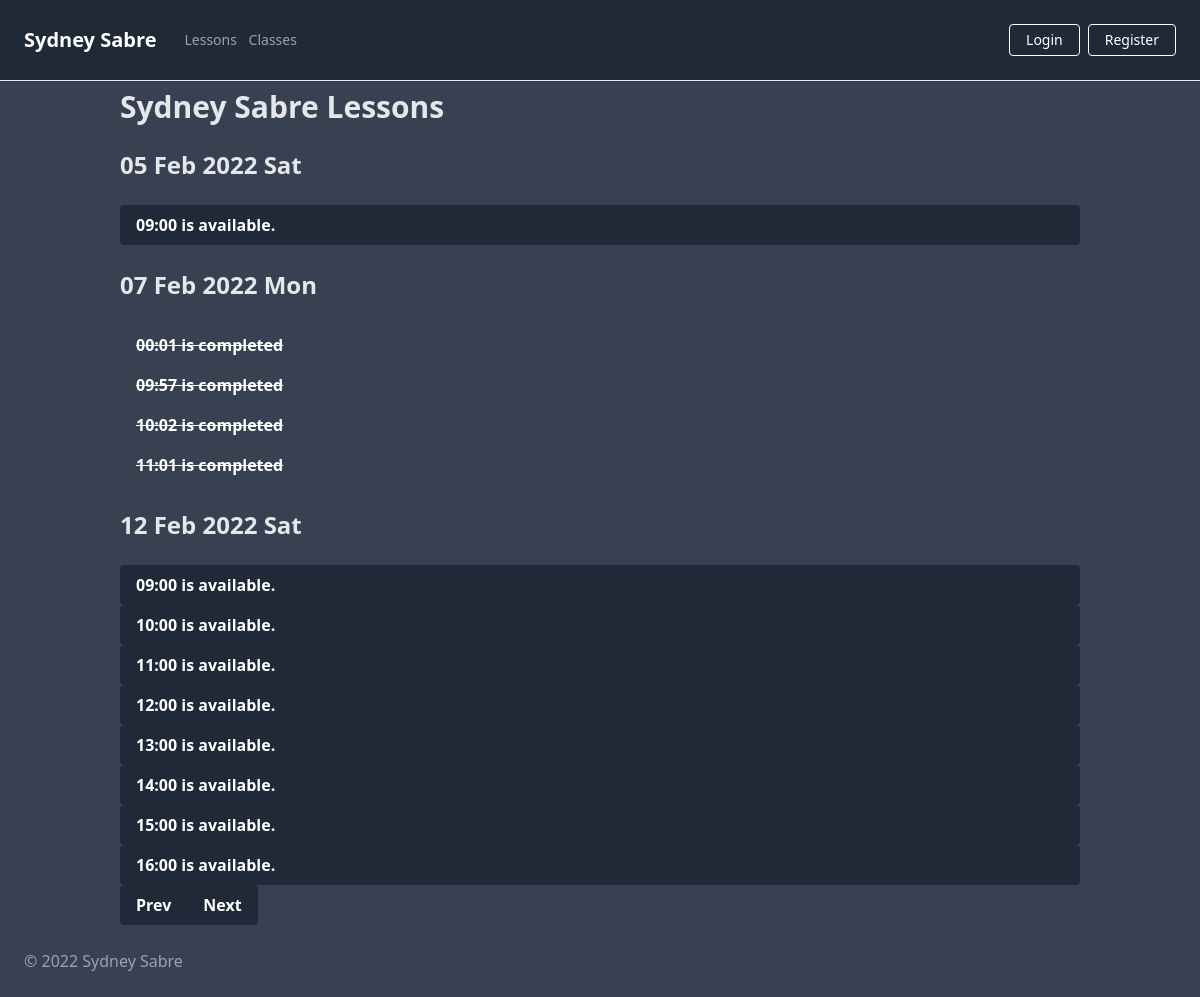
/date/2022-02-07, run on the app's committed database.
### app/models.py (models this page shows, shortened)
class Slot(db.Model):
    __tablename__ = "slots"
    id = db.Column(db.Integer, primary_key=True)
    date = db.Column(db.Date, nullable=False)
    time = db.Column(db.Time, nullable=False)
    name = db.Column(db.String(250), nullable=True)
    comment = db.Column(db.String(500), nullable=True)
    paid = db.Column(db.Boolean, default=False, nullable=True)
    completed = db.Column(db.Boolean, default=False, nullable=True)
    user_id = db.Column(db.Integer, db.ForeignKey('users.id'))

### app/routes.py (the view)
@app.route('/date/<date>')
def show_date(date):
    date = datetime.datetime.strptime(date, '%Y-%m-%d')
    date = date.date() # Strip hours from date
    date_plus_range = date + datetime.timedelta(days=SCAN_RANGE)
    date_minus_range = date - datetime.timedelta(days=SCAN_RANGE)
    slots = Slot.query.filter(and_(Slot.date < date_plus_range, Slot.date > date_minus_range)) #Show slots on current date +/- range days.
    slots = sorted(slots, key=lambda slot: slot.time) # Sort by time
    slots = sorted(slots, key=lambda slot: slot.date) # Then sort by date
    slots_by_date = []
    for k, g in groupby(slots, key=lambda slot: slot.date):
        slots_by_date.append(list(g))
    return render_template('index.html', all_slots=slots_by_date, today=date, next_date=date_plus_range, prev_date=date_minus_range)

### app/templates/index.html
{% extends "base.html" %}
{% block title %}
Sydney Sabre Lessons
{% endblock %}
{% block content %}
    <div class="container">
        <h1 class="text-gray-200 my-2 text-3xl font-bold">{{ self.title() }}</h1>
        {% for date in all_slots%}
        <div class="flex mr-auto my-4 w-full md:w-3/4 lg:w-1/2">
            <h2 class="text-gray-200 my-2 text-2xl font-bold">{{ date[0].date.strftime('%d %b %Y %a') }}</h2>
        </div>
            {% for time in date %}
                {% if current_user.is_admin: %}
                    <div class="flex ml-12 mr-auto my-4 w-3/4 md:w-1/2 lg:w-1/2">
                        {% if time.completed == True: %}
                        <a class="grow bg-gray-700 line-through text-white font-bold py-2 px-4 rounded"
                        {% elif time.name == None: %}
                        <a class="grow bg-gray-800 hover:bg-gray-400 text-white font-bold py-2 px-4 rounded"
                        {% elif time.paid == True: %}
                        <a class="grow bg-green-800 hover:bg-green-400 text-white font-bold py-2 px-4 rounded"
                        {% else %}
                        <a class="grow bg-red-800 hover:bg-red-400 text-white font-bold py-2 px-4 rounded"
                        {% endif %}
                            href="{{ url_for('book_slot', slot_id=time.id) }}">
                            {{ time.time.strftime('%H:%M') }} booked for {{ time.name }}
                        </a>
                        <div class="flex">
                            <a class="bg-red-400 hover:bg-red-200 text-white font-bold mx-2 px-3 py-2 rounded"
                                href="{{url_for('delete_slot', slot_id=time.id) }}">
                                ✘
                            </a>
                        </div>
                        <div class="flex">
                            <a class="bg-green-400 hover:bg-green-200 text-white font-bold mx-2 px-3 py-2 rounded"
                                href="{{url_for('toggle_complete_slot', slot_id=time.id) }}">
                                ✓
                            </a>
                        </div>
                    </div>
                {% else %}
                    {% if time.completed == True: %}
                    <div class="flex grow">
                        <p class="grow bg-gray-700 text-white line-through font-bold py-2 px-4 rounded">
                            {{ time.time.strftime('%H:%M') }} is completed
                        </p>
                    </div>
                    {% elif time.name == None: %}
                    <div class="flex grow">
                        <a class="grow bg-gray-800 hover:bg-gray-400 text-white font-bold py-2 px-4 rounded"
                            href="{{ url_for('book_slot', slot_id=time.id) }}">
                            {{ time.time.strftime('%H:%M') }} is available.
                        </a>
                    </div>
                    {% elif time.paid == True: %}
                    <div class="flex grow">
                        <p class="grow bg-green-600 text-white font-bold py-2 px-4 rounded">
                            {{ time.time.strftime('%H:%M') }} is booked and paid.
                        </p>
                    </div>
                    {% else %}
                    <div class="flex grow">
                        <p class="grow bg-red-800 text-white font-bold py-2 px-4 rounded">
                            {{ time.time.strftime('%H:%M') }} is already booked.
                        </p>
                    </div>
                    {% endif %}
                {% endif %}
            {% endfor %}
        {% endfor%}
        <div class="inline-flex">
            <a class="bg-gray-800 hover:bg-gray-400 text-white font-bold py-2 px-4 rounded-l" href="{{url_for('show_date', date=prev_date)}}">
              Prev
            </a>
            <a class="bg-gray-800 hover:bg-gray-400 text-white font-bold py-2 px-4 rounded-r" href="{{url_for('show_date', date=next_date)}}">
              Next
            </a>
          </div>
    </div>
{% endblock %}

### app/static/css/main.css (style rules this page uses)
html { line-height: 1.5; -webkit-text-size-adjust: 100%; -moz-tab-size: 4; -o-tab-size: 4; tab-size: 4; font-family: ui-sans-serif, system-ui, -apple-system, BlinkMacSystemFont, "Segoe UI", Roboto, "Helvetica Neue", Arial, "Noto Sans", sans-serif, "Apple Color Emoji", "Segoe UI Emoji", "Segoe UI Symbol", "Noto Color Emoji"; }
body { margin: 0; line-height: inherit; }
h1, h2, h3, h4, h5, h6 { font-size: inherit; font-weight: inherit; }
a { color: inherit; text-decoration: inherit; }
blockquote, dl, dd, h1, h2, h3, h4, h5, h6, hr, figure, p, pre { margin: 0; }
.container { width: 100%; margin-right: auto; margin-left: auto; padding-right: 2rem; padding-left: 2rem; }
@media (min-width: 640px) { .container { max-width: 640px; } }
@media (min-width: 768px) { .container { max-width: 768px; } }
@media (min-width: 1024px) { .container { max-width: 1024px; } }
.my-2 { margin-top: 0.5rem; margin-bottom: 0.5rem; }
.my-4 { margin-top: 1rem; margin-bottom: 1rem; }
.mr-auto { margin-right: auto; }
.flex { display: flex; }
.inline-flex { display: inline-flex; }
.w-full { width: 100%; }
.grow { flex-grow: 1; }
.rounded { border-radius: 0.25rem; }
.rounded-l { border-top-left-radius: 0.25rem; border-bottom-left-radius: 0.25rem; }
.rounded-r { border-top-right-radius: 0.25rem; border-bottom-right-radius: 0.25rem; }
.bg-gray-700 { --tw-bg-opacity: 1; background-color: rgb(55 65 81 / var(--tw-bg-opacity)); }
.bg-gray-800 { --tw-bg-opacity: 1; background-color: rgb(31 41 55 / var(--tw-bg-opacity)); }
.py-2 { padding-top: 0.5rem; padding-bottom: 0.5rem; }
.px-4 { padding-left: 1rem; padding-right: 1rem; }
.text-3xl { font-size: 1.875rem; line-height: 2.25rem; }
.text-2xl { font-size: 1.5rem; line-height: 2rem; }
.font-bold { font-weight: 700; }
.text-gray-200 { --tw-text-opacity: 1; color: rgb(229 231 235 / var(--tw-text-opacity)); }
.text-white { --tw-text-opacity: 1; color: rgb(255 255 255 / var(--tw-text-opacity)); }
.line-through { -webkit-text-decoration-line: line-through; text-decoration-line: line-through; }
@media (min-width: 768px) { .md\:w-3\/4 { width: 75%; } }
@media (min-width: 1024px) { .lg\:w-1\/2 { width: 50%; } }

### data on the page
Slot: date "05 Feb 2022 Sat", time "09:00"
Slot: date "07 Feb 2022 Mon", time "00:01"
Slot: time "09:57"
Slot: time "10:02"
Slot: time "11:01"
Slot: date "12 Feb 2022 Sat", time "09:00"
Slot: time "10:00"
Slot: time "11:00"
Slot: time "12:00"
Slot: time "13:00"
Slot: time "14:00"
Slot: time "15:00"
Slot: time "16:00"
